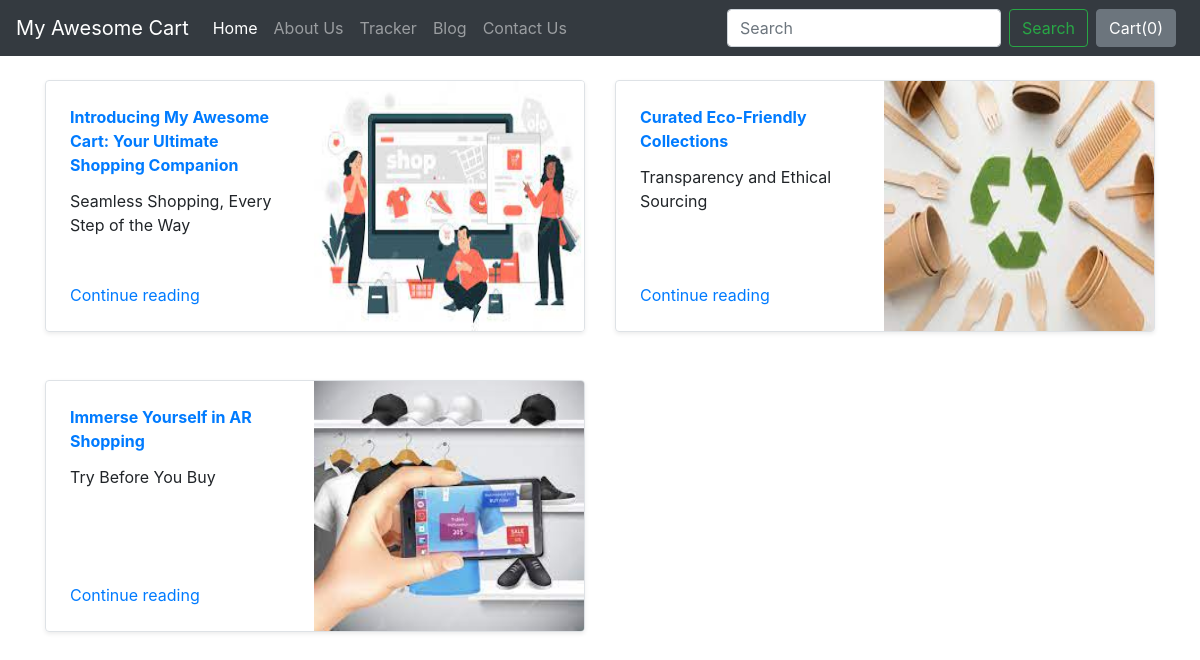
Screenshot of /blog/ with the database file from the repository.
### blog/models.py (models this page shows)
class Blogpost(models.Model):
    post_id= models.AutoField(primary_key=True)
    title=models.CharField(max_length=500)
    head0 =models.CharField(max_length=500, default="")
    chead0 =models.CharField(max_length=5000, default="")
    head1 =models.CharField(max_length=500, default="")
    chead1 =models.CharField(max_length=5000, default="")
    head2 =models.CharField(max_length=500, default="")
    chead2 =models.CharField(max_length=5000, default="")
    pub_date= models.DateField()
    thumbnail=models.ImageField(upload_to="shop/images", default="")
    def __str__(self):
        return self.title

### blog/views.py (the view)
# urls.py: path('', views.index,name="BlogHome"),
def index(request):
    myposts = Blogpost.objects.all()
    print(myposts)
    return render(request ,'blog/index.html',
                  {'myposts': myposts})

### blog/templates/blog/index.html (shortened to what this page needs)
{%extends 'blog/basic.html'%}
{%block body%}
<div class="container mt-3">
    <div class="row my-4">
        {% for item in myposts %}
        <div class="col-md-6">
            <div class="row no-gutters border rounded overflow-hidden flex-md-row mb-4 shadow-sm h-md-250 position-relative">
                <div class="col p-4 d-flex flex-column position-static">
                    <strong class="d-inline-block mb-2 text-primary">
                         {{item.head0}}
                    </strong>
                    <p class="card-text mb-auto">{{item.head1}}</p>
                    <a href="blogpost/{{item.post_id}}" class="stretched-link">Continue reading</a>
                </div>
                <div class="col-auto d-none d-lg-block">
                    <img src="/media/{{item.thumbnail}}" class="bd-placeholder-img" width="270" height="250" aria-label="Placeholder: Thumbnail"></img>
                </div>
            </div>
        </div>
        {% if forloop.counter|divisibleby:2%}
    </div>
    <div class="row my-2">
        {%endif%}
        {%endfor%}</div>
</div>
{%endblock%}

### blog/templates/blog/basic.html (shortened to what this page needs)
<!doctype html>
<html lang="en">
  <head>
    <link rel="stylesheet" href="https://stackpath.bootstrapcdn.com/bootstrap/4.2.1/css/bootstrap.min.css">
  </head>
  <body>
    <nav class="navbar navbar-expand-lg navbar-dark bg-dark">
  <a class="navbar-brand" href="/shop">My Awesome Cart</a>
  <div class="collapse navbar-collapse" id="navbarSupportedContent">
    <ul class="navbar-nav mr-auto">
      <li class="nav-item active">
        <a class="nav-link" href="/shop">Home <span class="sr-only">(current)</span></a>
      </li>
      <li class="nav-item">
        <a class="nav-link" href="/shop/about">About Us</a>
      </li>
      <li class="nav-item">
        <a class="nav-link" href="/shop/tracker">Tracker</a>
      </li>
      <li class="nav-item">
        <a class="nav-link" href="/blog">Blog</a>
      </li>
       <li class="nav-item">
        <a class="nav-link" href="/shop/contact">Contact Us</a>
      </li>
    </ul>
    <form class="form-inline my-2 my-lg-0">
      <input class="form-control mr-sm-2" type="search" placeholder="Search" aria-label="Search">
      <button class="btn btn-outline-success my-2 my-sm-0" type="submit">Search</button>
    </form>
    <button type="button" class="btn btn-secondary mx-2" id="popcart" data-container="body" data-toggle="popover" data-placement="bottom" data-html="true" data-content="Vivamus
sagittis lacus vel augue laoreet rutrum faucibus.">
  Cart(<span id="cart">0</span>)
</button>
  </div>
</nav>
  {% block body %} {% endblock %}
  </body>
</html>

### rows the page displays
Blogpost: head0 "Introducing My Awesome Cart: Your Ultimate Shopping Companion", head1 "Seamless Shopping, Every Step of the Way", thumbnail (picture)
Blogpost: head0 "Curated Eco-Friendly Collections", head1 "Transparency and Ethical Sourcing", thumbnail (picture)
Blogpost: head0 "Immerse Yourself in AR Shopping", head1 "Try Before You Buy", thumbnail (picture)
